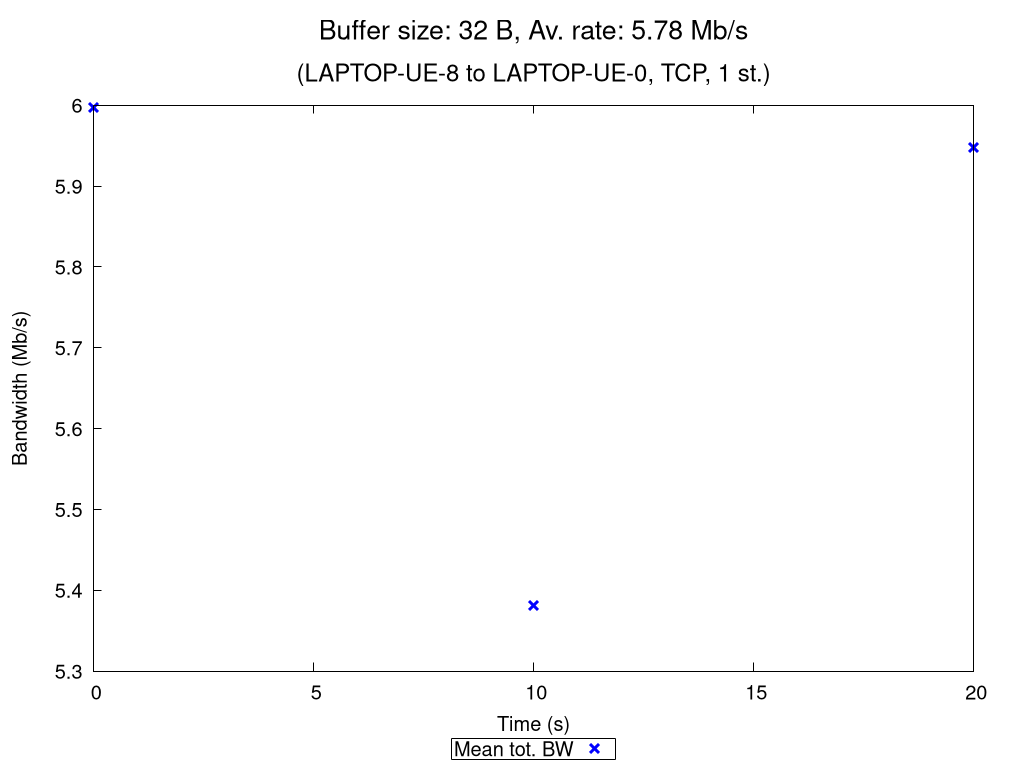

Write gnuplot code to recreate this figure.
set terminal pngcairo nocrop enhanced size 1024,768 font "Verdana,15"
set output "TCP_1_st_2020_10_29_09-41-39_two2one_00032B.png"

set title "{/=20 Buffer size: 32 B, Av. rate: 5.78 Mb/s}\n\n{/=18 (LAPTOP-UE-8 to LAPTOP-UE-0, TCP, 1 st.)}"

set xlabel "Time (s)"
set ylabel "Bandwidth (Mb/s)"
set ytics nomirror
set key bmargin center horizontal box samplen 1 width -1
set bmargin 4.6
set rmargin 4.5

rf = 1000000.0  # rate factor
set style fill transparent solid 0.2 noborder
set autoscale xfix
plot "TCP_1_st_2020_10_29_09-41-39_two2one_00032B_iperf_processed.dat" using 1:($2/rf-$3/rf):($2/rf+$3/rf) with filledcurves lc rgb "blue" notitle, \
     "" using 1:($2/rf) with points pt 2 ps 1.5 lw 3 lc rgb "blue" title "Mean tot. BW", \
